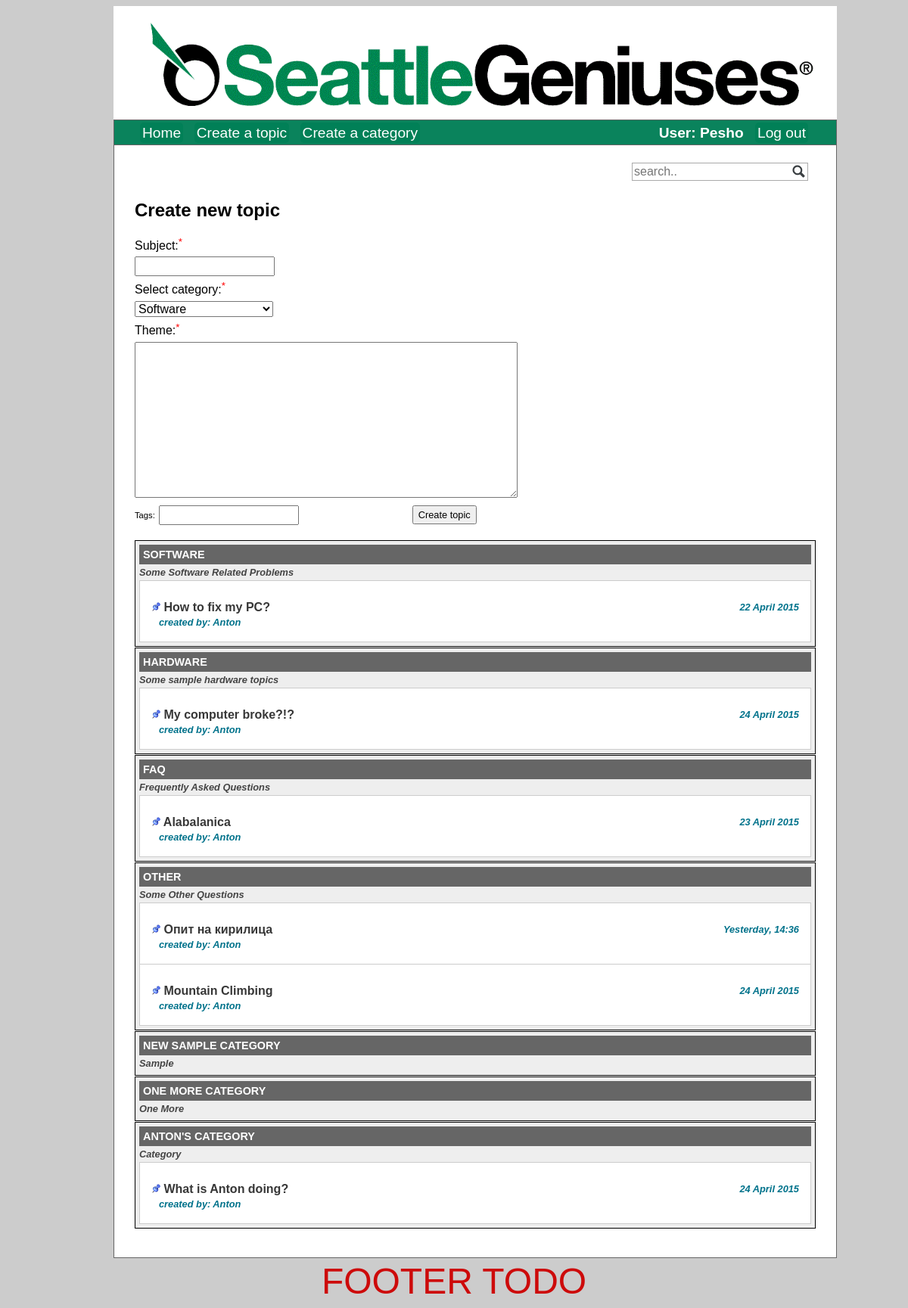
Page /create_topic.php (signed in) on the committed database.
### tables this page shows
CREATE TABLE IF NOT EXISTS `categories` (
`id` int(11) NOT NULL,
  `cat_name` varchar(255) NOT NULL,
  `cat_description` varchar(255) NOT NULL
);

CREATE TABLE IF NOT EXISTS `topics` (
`id` int(11) NOT NULL,
  `topic_subject` varchar(255) NOT NULL,
  `topic_description` text NOT NULL,
  `topic_date` datetime NOT NULL DEFAULT CURRENT_TIMESTAMP,
  `topic_cat` int(11) NOT NULL,
  `topic_by` int(11) NOT NULL,
  `visits` int(11) NOT NULL DEFAULT '0',
  `topic_tags` varchar(255) DEFAULT NULL
);

CREATE TABLE IF NOT EXISTS `users` (
`id` int(11) NOT NULL,
  `name` varchar(64) NOT NULL,
  `password` varchar(255) NOT NULL,
  `email` varchar(255) NOT NULL,
  `date_registered` datetime NOT NULL DEFAULT CURRENT_TIMESTAMP,
  `is_admin` tinyint(4) NOT NULL DEFAULT '0'
);

### DateFormatter.php (called while the page is built)
<?php
class DateFormatter {
    public static function getDateFromTimeStamp($timestamp){
        $date = date_create($timestamp);
        $topicPostDay = $date->format('d');
        $today = date('d');
        if ($topicPostDay === $today) {
            return 'Today, ' . date_format($date, 'H:i');
        } else if ($topicPostDay == $today - 1) {
            return 'Yesterday, ' . date_format($date, 'H:i');
        } else {
            return date_format($date, 'j F Y');
        }
}
}

### create_topic.php (the view, shortened to what this page needs)
<?php
include 'connect.php';
include 'header.php';
if (!isset($_SESSION['logged_in']) || $_SESSION['logged_in'] == false) {
    echo '<p>You must <a class="item" href="login.php">login</a> to create topic</p>';
} else {
    if ($_SERVER['REQUEST_METHOD'] != 'POST') {
            $sql = "SELECT id, cat_name, cat_description FROM categories";
            $result = $conn->query($sql);
            if (!$result) {
                echo "<p>A database problem occurred. Please try again!</p>";
            } else {
                if ($result->num_rows > 0) {
                    echo "<h2>Create new topic<h2>";
                    echo '<form method="post"  >
                <div>
                    <label for="topic_subject">Subject:<span class="red"><sup>*</sup></span></label><input type="text" name="topic_subject" id="topic_subject" maxlength="100" required />
                </div>
                <div>
                    <label for="cat_selector">Select category:<span class="red"><sup>*</sup></span></label>
                    <select name="cat_selector" id="cat_selector" required />';
                    while ($row = $result->fetch_assoc()) {
                        echo '<option value="' . $row['id'] . '">' . $row['cat_name'] . '</option>';
                    }
                    echo '</select></div>
                <div>
                    <label for="topic_content">Theme:<span class="red"><sup>*</sup></span></label><textarea type="text" name="topic_content" id="topic_content" maxlength="2048" required></textarea>
                </div>
                <div class="tags">
                    <label for="topic_tags">Tags: </label><input type="text" name="topic_tags" id="topic_tags" maxlength="50"/>
                </div>
                <input type="submit" value="Create topic" class="sub-btn">
            </form>';
                } else {
                    echo "<p>Category not found.</p>";
                }
            }
    }
}
include 'categories_view.php';
include 'footer.php';
?>

### categories_view.php
<?php
    include 'connect.php';
    include 'DateFormatter.php';
$conn->query("SET NAMES utf8");
$conn->query("SET COLLATION_CONNECTION=utf8_bin");
    $sql = "SELECT
                id,
                cat_name,
                cat_description
            FROM
                categories";
    $result = $conn->query($sql);
    if(!$result)
    {
        echo 'The categories could not be displayed.';
    }
    else
    {
        if($result->num_rows == 0)
        {
            echo 'No categories defined yet.';
        }
        else
        {
            echo '<div id="categories">';
            while($row = $result->fetch_assoc())
            {
                echo '<section class="left-side">';
                echo '<div class="category-heading">' . $row['cat_name'] . '</div>';
                echo '<div class="category-description">' . $row['cat_description'] . '</div>';
                $conn->query("SET NAMES utf8");
                $conn->query("SET COLLATION_CONNECTION=utf8_bin");
                $sqlTopics = "SELECT
                                    t.id,
                                    t.topic_subject,
                                    t.topic_description,
                                    t.topic_date,
                                    t.topic_cat,
                                    t.topic_by,
                                    t.visits,
                                    u.name
                                FROM
                                    topics AS t
                                INNER JOIN users AS u
                                ON t.topic_by = u.id
                                WHERE
                                    topic_cat =" . $row['id'] . " ORDER BY t.topic_date DESC";
                $resultTopics = $conn->query($sqlTopics);
                while($rowTopic = $resultTopics->fetch_assoc()){
                    $date = DateFormatter::getDateFromTimeStamp($rowTopic['topic_date']);
                    echo '<article class="topic-heading"><a href="posts_view.php?id=' . $rowTopic['id'] . '">' .
                            $rowTopic['topic_subject'] . '</a><div class="topic-date">'. $date . '</div>' .
                        '<div class="topic-author">created by: ' .$rowTopic['name'] . '</div></article>';
                }
                echo '</section>';
            }
            echo '</div>';
        }
    }
?>

### style/main.css (style rules this page uses)
body { background-color: #cccccc; text-align: center; font: 16px Verdana, arial, sans-serif; }
div#categories, #searched_categories { margin-top: 15px; }
section.left-side { border: 1px solid black; padding: 5px; margin-bottom:1px; background-color: #eeeeee; }
div.category-heading { color: #ffffff; background-color: #666666; font-size: 0.9rem; font-weight: bold; text-transform: uppercase; box-sizing: border-box; padding: 5px; }
div.category-description { color: #444; font-size: 0.8rem; font-style: italic; margin: 3px 0; }
div.topic-author { font-style: italic; font-size:80%; color: #00728B; padding: 0 10px; line-height: 0; margin-bottom: 5px; }
div.topic-date { font-style: italic; font-size:80%; color: #00728B; display: inline-block; float: right; }
article.topic-heading { font-size: 1rem; padding: 15px 15px 20px 15px; color: #032472; border: 1px solid #cccccc; border-bottom: none; line-height: 40px; background-color: #ffffff; }
article.topic-heading:last-child { border-bottom: 1px solid #cccccc;; }
article.topic-heading > a { display: inline; text-decoration: none; color: #373737; }
article.topic-heading > a:before { content: url(../images/sticky.gif) " "; }
.red { color: red; }

### style/create_topic.css (style rules this page uses)
input, textarea, select { margin: 5px 5px 5px 0; }
input { height: 20px; }
textarea { width: 500px; height: 200px; display: inline-block; vertical-align: top; font-size: 0.8rem; }
label { font-size: 1rem; font-weight: normal; display: block; }
.tags { width: 40%; display: inline-block; }
.tags > label { display: inline-block; font-size: 0.7rem; margin-right: 5px; }
.sub-btn { height: 25px; font-size: 0.8rem; }
select { font-size: 1rem; }

### rows in the picture
categories: cat_name "SOFTWARE", cat_description "Some Software Related Problems"
topics: topic_subject "How to fix my PC?", topic_date "22 April 2015", topic_by.name "Anton"
categories: cat_name "HARDWARE", cat_description "Some sample hardware topics"
topics: topic_subject "My computer broke?!?", topic_date "24 April 2015", topic_by.name "Anton"
categories: cat_name "FAQ", cat_description "Frequently Asked Questions"
topics: topic_subject "Alabalanica", topic_date "23 April 2015", topic_by.name "Anton"
categories: cat_name "OTHER", cat_description "Some Other Questions"
topics: topic_subject "Опит на кирилица", topic_date "Yesterday, 14:36", topic_by.name "Anton"
topics: topic_subject "Mountain Climbing", topic_date "24 April 2015", topic_by.name "Anton"
categories: cat_name "NEW SAMPLE CATEGORY", cat_description "Sample"
categories: cat_name "ONE MORE CATEGORY", cat_description "One More"
categories: cat_name "ANTON'S CATEGORY", cat_description "Category"
topics: topic_subject "What is Anton doing?", topic_date "24 April 2015", topic_by.name "Anton"

### other values in the picture
$_SESSION['user_name'] "Pesho"
form field cat_selector "Software"
